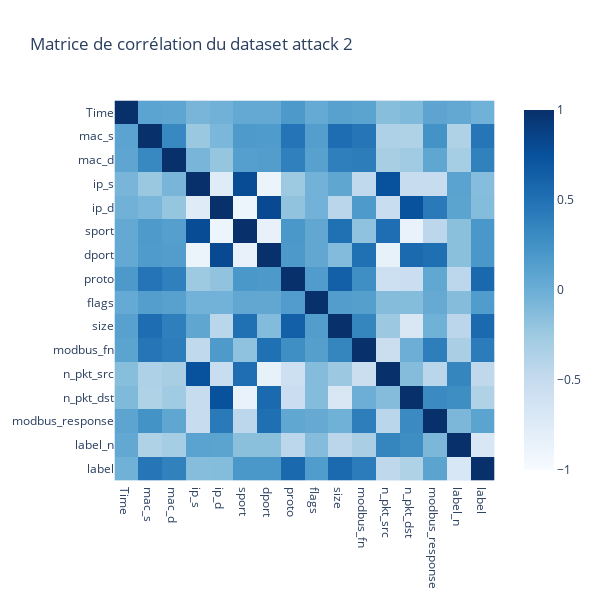

Notebook source saved alongside this figure:
### Markdown cell above
Peu de différence avec le dataset normale, il va être compliqué de détecter des anomalies dans ce dataset. \
Surement dû au fait que les attaques sont physique en grande partie dans ce dataset, et donc non détectable sur des données réseaux.

### Code cell
df = df_net_2

object_cols = df.select_dtypes(include=['object']).columns
le = LabelEncoder()
for col in object_cols:
    df[col] = le.fit_transform(df[col].astype(str))

correlation_matrix = df.corr()

#print(f"Matrice de corrélation pour le DataFrame {dataframes.index(df) + 1}")
#print(correlation_matrix)

fig = px.imshow(correlation_matrix, title="Matrice de corrélation du dataset attack 2", color_continuous_scale="blues", zmin=-1, zmax=1, height=600, width=600)
fig.show()

### Figure 1 — Plotly figure (JSON) as saved in the notebook; plotly's stock layout.template omitted (floating-point values rounded to 4 significant figures; data arrays with more than 128 entries replaced by an {"elided": "..."} marker saying what was removed)
{"data": [{"coloraxis": "coloraxis", "hovertemplate": "x: %{x}<br>y: %{y}<br>color: %{z}<extra></extra>", "name": "0", "type": "heatmap", "x": ["Time", "mac_s", "mac_d", "ip_s", "ip_d", "sport", "dport", "proto", "flags", "size", "modbus_fn", "n_pkt_src", "n_pkt_dst", "modbus_response", "label_n", "label"], "xaxis": "x", "y": ["Time", "mac_s", "mac_d", "ip_s", "ip_d", "sport", "dport", "proto", "flags", "size", "modbus_fn", "n_pkt_src", "n_pkt_dst", "modbus_response", "label_n", "label"], "yaxis": "y", "z": {"elided": "16x16 float values"}}], "layout": {"coloraxis": {"cmax": 1, "cmin": -1, "colorscale": [[0, "rgb(247,251,255)"], [0.125, "rgb(222,235,247)"], [0.25, "rgb(198,219,239)"], [0.375, "rgb(158,202,225)"], [0.5, "rgb(107,174,214)"], [0.625, "rgb(66,146,198)"], [0.75, "rgb(33,113,181)"], [0.875, "rgb(8,81,156)"], [1, "rgb(8,48,107)"]]}, "height": 600, "title": {"text": "Matrice de corrélation du dataset attack 2"}, "width": 600, "xaxis": {"anchor": "y", "constrain": "domain", "domain": [0, 1], "scaleanchor": "y"}, "yaxis": {"anchor": "x", "autorange": "reversed", "constrain": "domain", "domain": [0, 1]}}}
